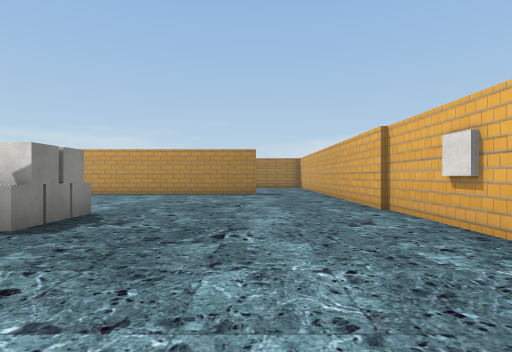
view 1 (above)

18 first-person views from a walk through a 3-D level made in the Unity game engine. The camera is 1.2 m above the floor, looks level and sees 80° across. The floor is counted in squares, 2 m on a side. Each view is taken from the middle of a square. On the plan, view 1 faces up. The plan holds only what a view shows up to about 9 squares ahead; the rest is blank. The place goes on beyond the plan. The player character is not drawn. Some surface patterns are stand-ins.

view 2
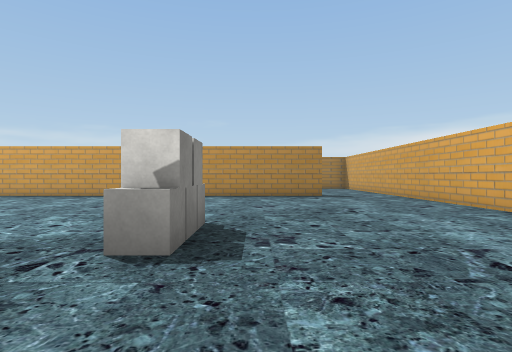

view 3
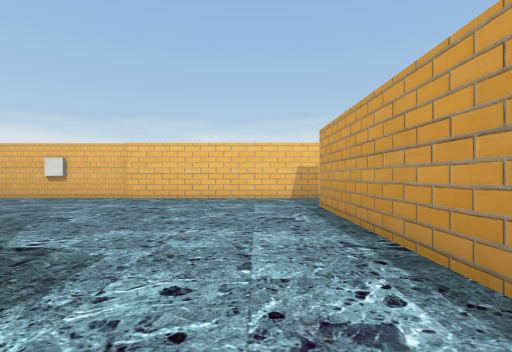

view 4
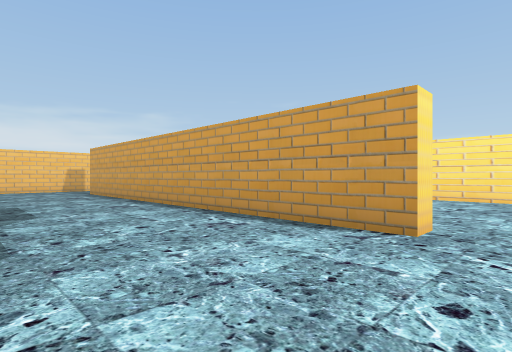

view 5
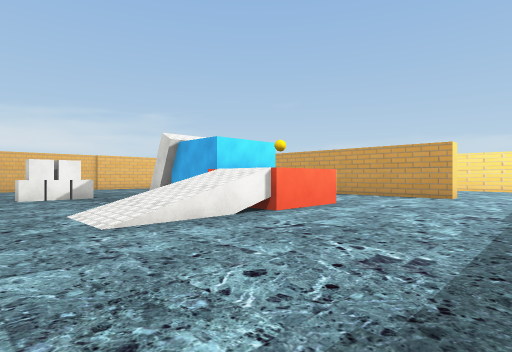

view 6
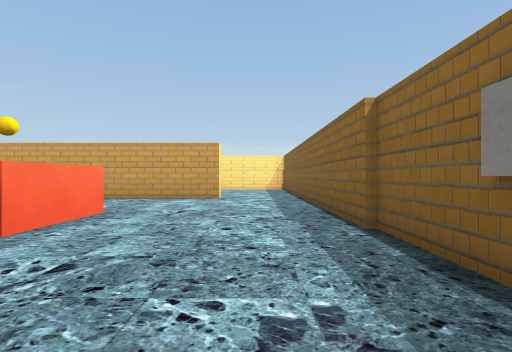

view 7
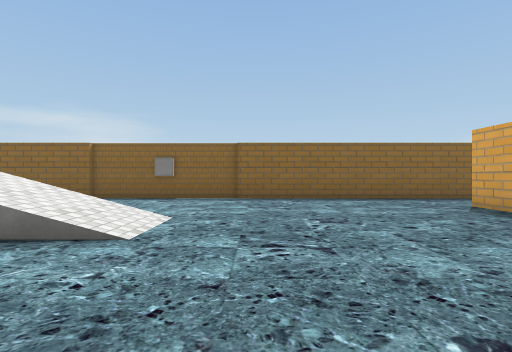

view 8
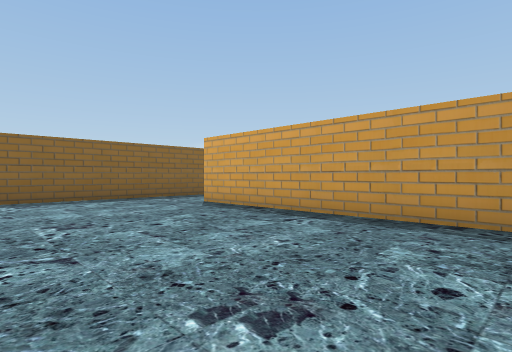

view 9
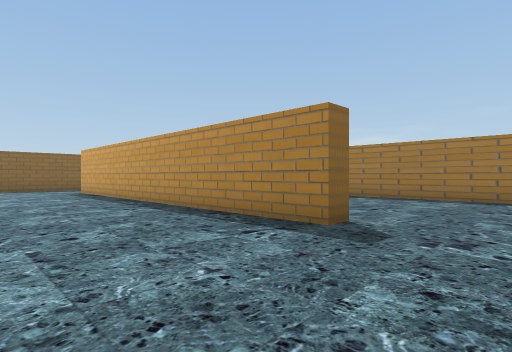

view 10
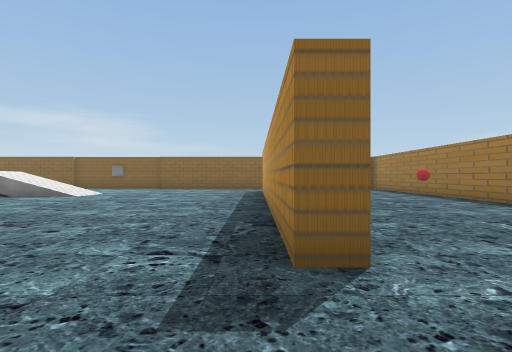

view 11
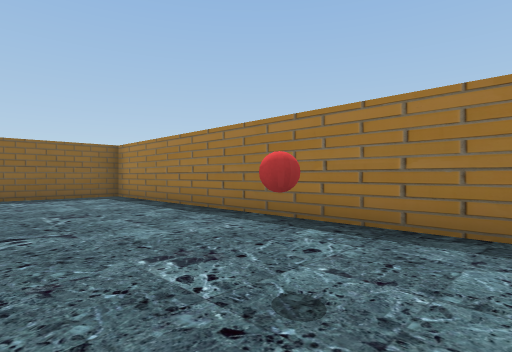

view 12
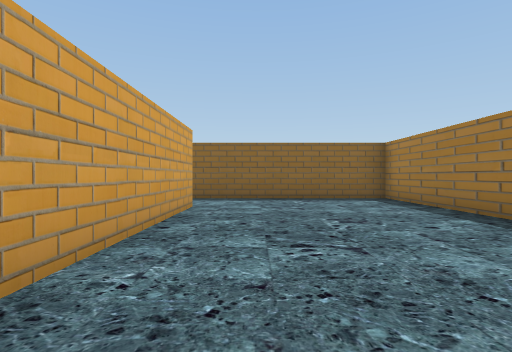

view 13
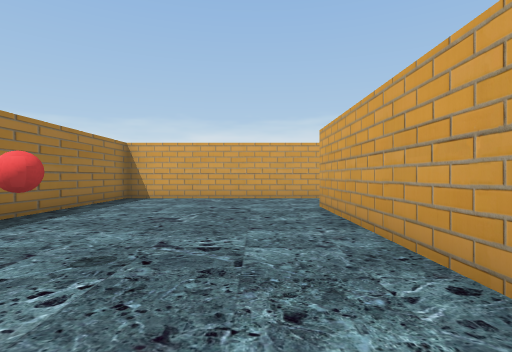

view 14
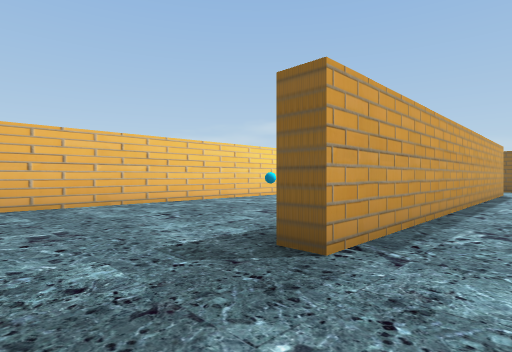

view 15
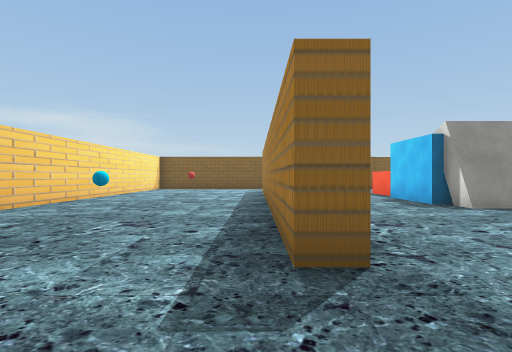

view 16
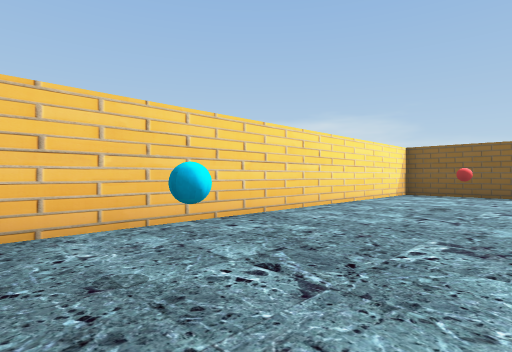

view 17
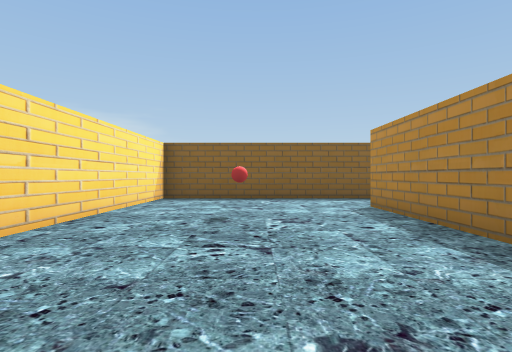

view 18
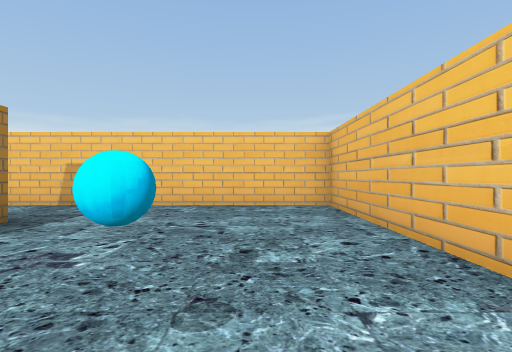

### Floor plan
Points are (right, up) in squares from view 1. A wall is a line through its corners. A room is listed if a view was taken in it or the views show most of it. See-through windows are left out.
Room 1 (views 1, 2, 3, 4, 5, 6, 7, 8, 9, 10, 11, 12, 13, 14, 15, 16, 17, 18)
walls: (-4.6, 2) (-3.8, 2); (-3.9, 1.1) (-3.9, 0); (-3.7, 0) (-4.5, 0); (-4.5, -0.2) (-6.5, -0.2) (-6.5, 1.7) (-4.5, 1.7); (-9.9, 10.7) (0, 10.7) (0, 10.3) (-10, 10.3); (-10, -3.3) (0, -3.3) (0, -3.7) (-10, -3.7) (-10, -3.3); (-12.2, 15.5) (-12.2, -8.5) (2.3, -8.5) (2.3, 15.5) (-12.2, 15.5)
low walls: (-3.7, 0.9) (-3.7, 0)
ways out: gap at (-7, 0)
objects: other object (-9, -6); other object (-8, 1); other object (-4, 13); other object (-3, -7); other object (-3, 4) to (-3, 5)

Where each view was taken, in squares from view 1:
view 1: 0 up, 0 right, facing up
view 2: 1 up, 2 left, facing up
view 3: 2 down, 6 left, facing right
view 4: 0 up, 11 left, facing down-right
view 5: 6 up, 12 left, facing down-right
view 6: 5 up, 11 left, facing down
view 7: 6 up, 4 left, facing left
view 8: 6 up, 4 left, facing up-left
view 9: 7 up, 2 right, facing up-left
view 10: 10 up, 2 right, facing left
view 11: 12 up, 3 left, facing up-left
view 12: 12 up, 4 left, facing left
view 13: 12 up, 6 left, facing right
view 14: 2 down, 2 right, facing down-left
view 15: 4 down, 2 right, facing left
view 16: 5 down, 2 left, facing down-left
view 17: 6 down, 4 left, facing left
view 18: 7 down, 4 left, facing right
